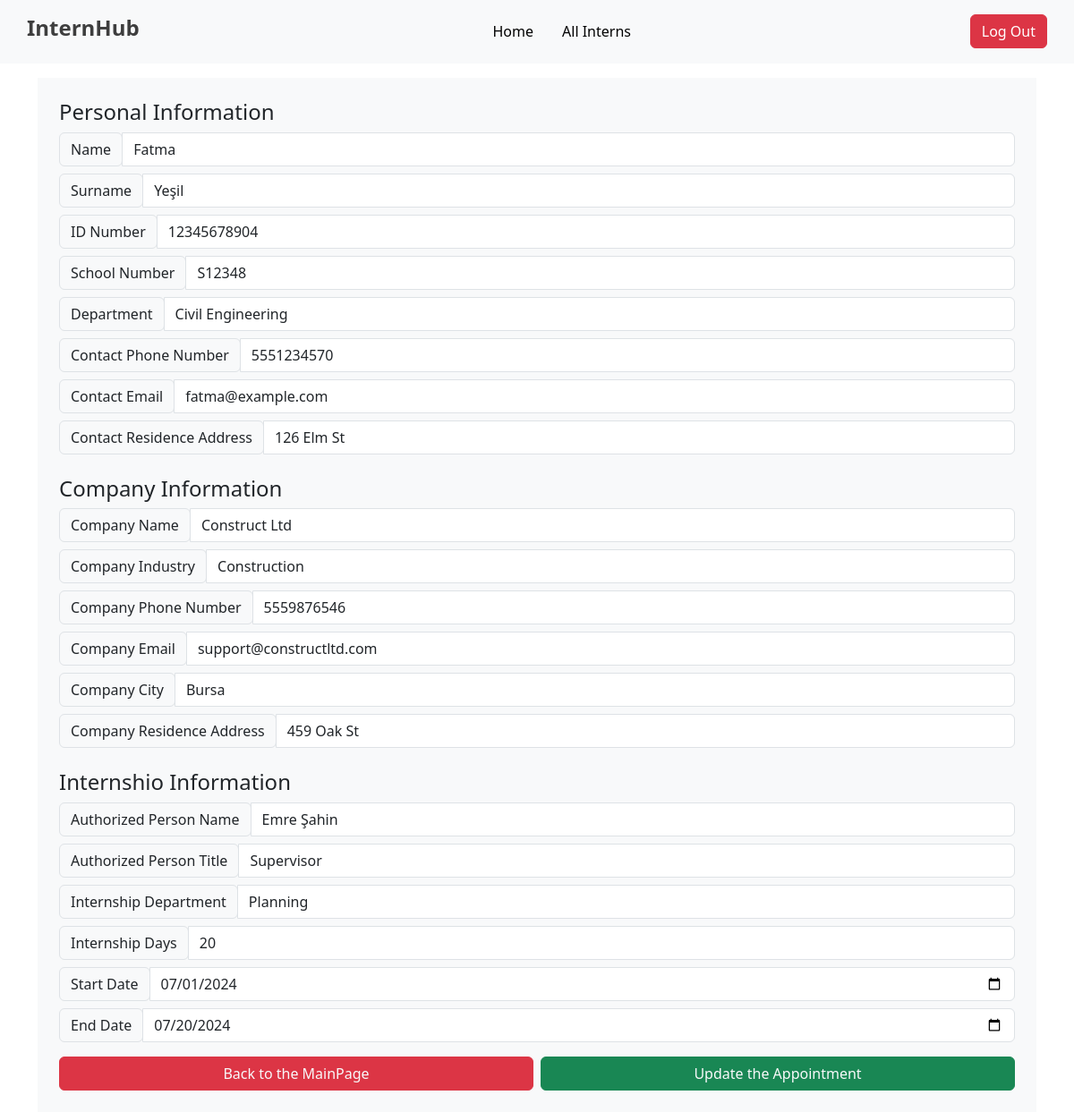
The page /pages/update.php?id=4 on the database its author committed.
### tables this page shows
CREATE TABLE `interns` (
  `id` int(11) NOT NULL,
  `id_number` varchar(255) NOT NULL,
  `name` varchar(50) NOT NULL,
  `surname` varchar(50) NOT NULL,
  `school_number` varchar(20) NOT NULL,
  `department` varchar(100) NOT NULL,
  `contact_phone_number` varchar(15) DEFAULT NULL,
  `contact_email` varchar(100) DEFAULT NULL,
  `contact_residence_address` varchar(255) DEFAULT NULL,
  `company_name` varchar(100) DEFAULT NULL,
  `company_industry` varchar(100) DEFAULT NULL,
  `company_phone_number` varchar(15) DEFAULT NULL,
  `company_email` varchar(100) DEFAULT NULL,
  `company_city` varchar(50) DEFAULT NULL,
  `company_residence_address` varchar(255) DEFAULT NULL,
  `internship_authorized_person_name` varchar(100) DEFAULT NULL,
  `internship_authorized_person_title` varchar(100) DEFAULT NULL,
  `internship_department` varchar(100) DEFAULT NULL,
  `internship_days` int(11) DEFAULT NULL,
  `internship_start_date` date DEFAULT NULL,
  `internship_end_date` date DEFAULT NULL
);

### pages/update.php (the view, shortened to what this page needs)
<?php
include "../php/dbcon.php";
$id = $_GET["id"];
$sql = "SELECT `id`, `id_number`, `name`, `surname`, `school_number`, `department`, `contact_phone_number`, `contact_email`, `contact_residence_address`, `company_name`, `company_industry`, `company_phone_number`, `company_email`, `company_city`, `company_residence_address`, `internship_authorized_person_name`, `internship_authorized_person_title`, `internship_department`, `internship_days`, `internship_start_date`, `internship_end_date` FROM `interns` WHERE id=$id";
$result = mysqli_query($dbcon, $sql);
$row = mysqli_fetch_assoc($result);
$name = $row['name'];
$surname = $row['surname'];
$id_number = $row['id_number'];
$school_number = $row['school_number'];
$department = $row['department'];
$contact_phone_number = $row['contact_phone_number'];
$contact_email = $row['contact_email'];
$contact_residence_address = $row['contact_residence_address'];
$company_name = $row['company_name'];
$company_industry = $row['company_industry'];
$company_phone_number = $row['company_phone_number'];
$company_email = $row['company_email'];
$company_city = $row['company_city'];
$company_residence_address = $row['company_residence_address'];
$internship_authorized_person_name = $row['internship_authorized_person_name'];
$internship_authorized_person_title = $row['internship_authorized_person_title'];
$internship_department = $row['internship_department'];
$internship_days = $row['internship_days'];
$internship_start_date = $row['internship_start_date'];
$internship_end_date = $row['internship_end_date'];
?>
<!DOCTYPE html>
<html lang="en">
<head>
    <link href="https://cdn.jsdelivr.net/npm/bootstrap@5.3.0/dist/css/bootstrap.min.css" rel="stylesheet" />
</head>
<body>
    <?php include '../components/header.php'; ?>
    <form method="post" class="container d-flex flex-column align-items-center justify-content-center gap-3 mt-3">
        <div class="w-100 bg-light rounded-3-4 p-4">
            <h4>Personal Information</h4>
            <div class="input-group mb-2">
                <div class="input-group-prepend">
                    <div class="input-group-text">Name</div>
                </div>
                <input type="text" class="form-control" id="NameInput" name="name" required value="<?php echo $name; ?>" />
            </div>
            <div class="input-group mb-2">
                <div class="input-group-prepend">
                    <div class="input-group-text">Surname</div>
                </div>
                <input type="text" class="form-control" id="SurnameInput" name="surname" required value="<?php echo $surname; ?>" />
            </div>
            <div class="input-group mb-2">
                <div class="input-group-prepend">
                    <div class="input-group-text">ID Number</div>
                </div>
                <input type="text" class="form-control" id="IdInput" name="id_number" required value="<?php echo $id_number; ?>" />
            </div>
            <div class="input-group mb-2">
                <div class="input-group-prepend">
                    <div class="input-group-text">School Number</div>
                </div>
                <input type="text" class="form-control" id="SchoolNumberInput" name="school_number" required value="<?php echo $school_number; ?>" />
            </div>
            <div class="input-group mb-2">
                <div class="input-group-prepend">
                    <div class="input-group-text">Department</div>
                </div>
                <input type="text" class="form-control" id="DepartmentInput" name="department" required value="<?php echo $department; ?>" />
            </div>
            <div class="input-group mb-2">
                <div class="input-group-prepend">
                    <div class="input-group-text">Contact Phone Number</div>
                </div>
                <input type="text" class="form-control" id="ContactPhoneNumberInput" name="contact_phone_number" required value="<?php echo $contact_phone_number; ?>" />
            </div>
            <div class="input-group mb-2">
                <div class="input-group-prepend">
                    <div class="input-group-text">Contact Email</div>
                </div>
                <input type="email" class="form-control" id="ContactEmailInput" name="contact_email" required value="<?php echo $contact_email; ?>" />
            </div>
            <div class="input-group mb-2">
                <div class="input-group-prepend">
                    <div class="input-group-text">Contact Residence Address</div>
                </div>
                <input type="text" class="form-control" id="ContactResidenceAddressInput" name="contact_residence_address" required value="<?php echo $contact_residence_address; ?>" />
            </div>
            <h4 class="mt-4">Company Information</h4>
            <div class="input-group mb-2">
                <div class="input-group-prepend">
                    <div class="input-group-text">Company Name</div>
                </div>
                <input type="text" class="form-control" id="CompanyNameInput" name="company_name" required value="<?php echo $company_name; ?>" />
            </div>
            <div class="input-group mb-2">
                <div class="input-group-prepend">
                    <div class="input-group-text">Company Industry</div>
                </div>
                <input type="text" class="form-control" id="CompanyIndustryInput" name="company_industry" required value="<?php echo $company_industry; ?>" />
            </div>
            <div class="input-group mb-2">
                <div class="input-group-prepend">
                    <div class="input-group-text">Company Phone Number</div>
                </div>
                <input type="text" class="form-control" id="CompanyPhoneNumberInput" name="company_phone_number" required value="<?php echo $company_phone_number; ?>" />
            </div>
            <div class="input-group mb-2">
                <div class="input-group-prepend">
                    <div class="input-group-text">Company Email</div>
                </div>
                <input type="email" class="form-control" id="CompanyEmailInput" name="company_email" required value="<?php echo $company_email; ?>" />
            </div>
            <div class="input-group mb-2">
                <div class="input-group-prepend">
                    <div class="input-group-text">Company City</div>
                </div>
                <input type="text" class="form-control" id="CompanyCityInput" name="company_city" required value="<?php echo $company_city; ?>" />
            </div>
            <div class="input-group mb-2">
                <div class="input-group-prepend">
                    <div class="input-group-text">Company Residence Address</div>
                </div>
                <input type="text" class="form-control" id="CompanyResidenceAddressInput" name="company_residence_address" required value="<?php echo $company_residence_address; ?>" />
            </div>
            <h4 class="mt-4">Internshio Information</h4>
            <div class="input-group mb-2">
                <div class="input-group-prepend">
                    <div class="input-group-text">Authorized Person Name</div>
                </div>
                <input type="text" class="form-control" id="InternshipAuthorizedPersonNameInput" name="internship_authorized_person_name" required value="<?php echo $internship_authorized_person_name; ?>" />
            </div>
            <div class="input-group mb-2">
                <div class="input-group-prepend">
                    <div class="input-group-text">Authorized Person Title</div>
                </div>
                <input type="text" class="form-control" id="InternshipAuthorizedPersonTitleInput" name="internship_authorized_person_title" required value="<?php echo $internship_authorized_person_title; ?>" />
            </div>
            <div class="input-group mb-2">
                <div class="input-group-prepend">
                    <div class="input-group-text">Internship Department</div>
                </div>
                <input type="text" class="form-control" id="InternshipDepartmentInput" name="internship_department" required value="<?php echo $internship_department; ?>" />
            </div>
            <div class="input-group mb-2">
                <div class="input-group-prepend">
                    <div class="input-group-text">Internship Days</div>
                </div>
                <input type="number" class="form-control" id="InternshipDaysInput" name="internship_days" required value="<?php echo $internship_days; ?>" />
            </div>
            <div class="input-group mb-2">
                <div class="input-group-prepend">
                    <div class="input-group-text">Start Date</div>
                </div>
                <input type="date" class="form-control" id="InternshipStartDateInput" name="internship_start_date" required value="<?php echo $internship_start_date; ?>" />
            </div>
            <div class="input-group mb-2">
                <div class="input-group-prepend">
                    <div class="input-group-text">End Date</div>
                </div>
                <input type="date" class="form-control" id="InternshipEndDateInput" name="internship_end_date" required value="<?php echo $internship_end_date; ?>" />
            </div>
            <div class="d-flex gap-2 mt-3">
                <button class="btn btn-danger w-100 rounded-2 text-light" type="button">
                    <a href="./home.php" class="nav-link">Back to the MainPage</a>
                </button>
                <button class="btn btn-success w-100 rounded-2 text-light" id="BtnSubmit" name="submit" type="submit">
                    Update the Appointment
                </button>
            </div>
        </div>
    </form>
</body>
</html>

### rows shown on the page
interns: name "Fatma", surname "Yeşil", id_number "12345678904", school_number "S12348", department "Civil Engineering", contact_phone_number "5551234570", contact_email "fatma@example.com", contact_residence_address "126 Elm St", company_name "Construct Ltd", company_industry "Construction", company_phone_number "5559876546", company_email "support@constructltd.com", company_city "Bursa", company_residence_address "459 Oak St", internship_authorized_person_name "Emre Şahin", internship_authorized_person_title "Supervisor", internship_department "Planning", internship_days "20", internship_start_date "07/01/2024", internship_end_date "07/20/2024"
